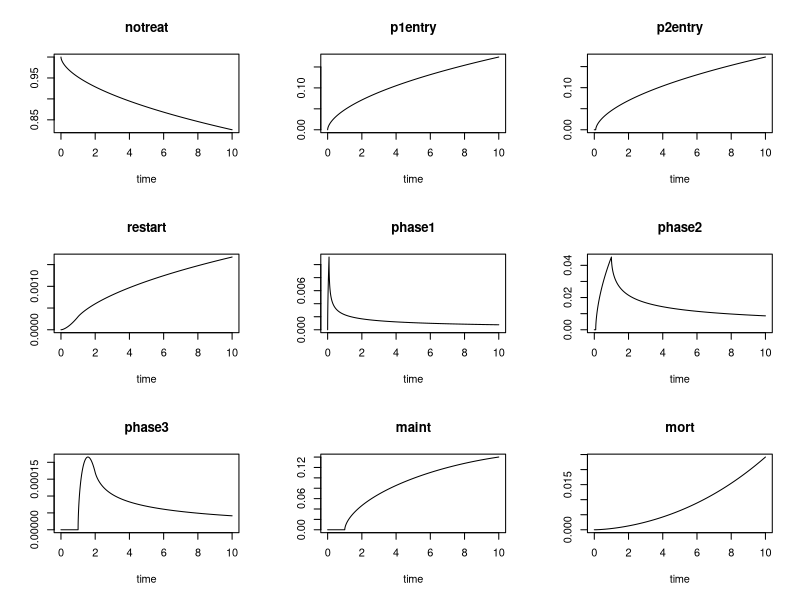
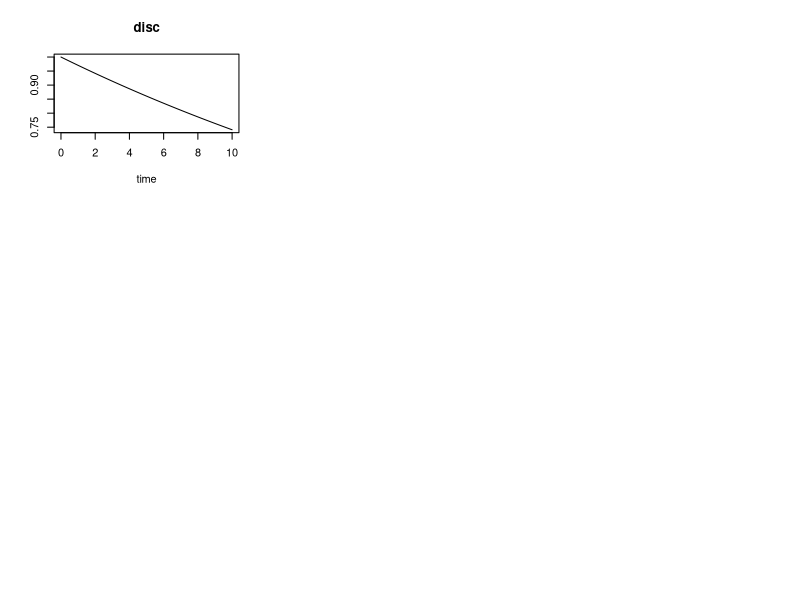

These charts were generated, in order, by the following R code:
library(deSolve)

inst_rate <- function(percent, timeframe)
{
  - log(1-percent) / timeframe
}

###################################
# Main model parameters
params = list(
    vPREDICTsens = 0.23,
    vPREDICTspec = 0.93,
    vProbabilityRead       = 1.00, # probability of physician using test results
    vProbabilityReactive   = 1.00, # Under reactive, probability of ordering test
    vProbabilityDAPTSwitch = 0.55, # Source: VUMC PREDICT DATA

    # Population-Level Allele Frequency Distribution
    vCYP2C19.Poor    = 0.21, # (0.15-0.40)
  
    # Indication Paramters (Weibull) source: VUMC data -- files is ./reference/WCS_KM_Distribution_Generation.pdf
    vDAPTShape = 0.59,
    vDAPTScale = 60475.53,
  
    # Stent Thrombosis: Event Rates and Relative Risks
    
    # Relative Risk of ST for patients with loss of function allele who are treated with 
    # Clopidogrel.
    vRR.ST.LOF = 1.75, #(1.50-2.03) High Discrimination Scenario =  2.81 (1.81-4.37)
    
    # The Stent Thrombosis Risks are drawn from a piecewise exponential with the following
    # durations and rates. 
    vRiskST30    = 0.0150, # (0.010-0.020)
    vRiskST365   = 0.0060, # (0.003-0.009)
    vRiskSTgt365 = 0.0022, # (0.001-0.003)
  
    vRR.ST.Alternate = 0.75,
    vRR.ST.Aspirin   = 1.29,

    vST.Case.Fatality = 0.20, #(15-30)
    vPrCABG.ST = 0.10,  # WHAT IS SOURCE?  CAN'T FIND IN ANNALS PAPER...

    # Myocardial Infarction: Event Rates and Relative Risks
    vRiskMI = 0.035, #(0.013-0.097)
    vRR.MI.Alternate =0.84, # (0.75-0.95)
    vPrCABG.MI = 0.08, # (4-12)
    vPrPCI.MI = 0.55, # (45-65)

    # Revascularization
    vRiskRV365   = 0.10, # (0.05-0.15)
    vRiskRVgt365 = 0.03, # (0.02-0.04)
    vPrCABG.RV   = .25, # (15-35)

    # Bleeding FIXME!!!
    vRiskBleed = 0,
    vRiskBleedFatal = 0,
    vRR.Alternative = 0,
    vRR.Fatal.Alternative = 0,
  
    vRiskCABGTIMImajor = 0.022, # (0.013-0.031) 
    vRR.RiskCABGTIMImajor.Alternate = 1.08, # (0.85-1.36)

    vRR.MI.LOF = 1.48, #(1.05-2.07) High Discrimination Scenario = 1.45 (1.09-1.92)
    vRR.Mort.LOF = 1.28, #(0.95-1.73) #Not sure how to use this one
    vRR.Bleed.LOF = 0.84, # (0.75-1.00)
  
    disc_rate = 0.03
)


# Estimated Vanderbilt Secular Death first 10 years See:Secular.html
drate <- function(t) inst_rate(0.01272623*exp(0.0940359*t), 1)

# Compute rate exposure for delay differential usage
F_drate <- Vectorize(function(t, years) {
  integrate(drate, lower=max(t-years, 0), upper=min(t, 100))$value
})

# This is for doing numberical integration of a set of numbers at an even interval
alt_simp_coef <- function(i)
{
  if (i < 8) stop("Invalid Simpson coefficient size")
  
  # pg.117 4.1.14, Numerical Recipes in C, 1st edition
  c(17/48, 50/48, 43/48, 49/48, rep(1, i-8), 49/48, 43/48, 50/48, 17/48) 
}

split <- function(params)
{
  # Probability of going on alternate given the parameters
  with(params, {
    vProbabilityReactive*vProbabilityDAPTSwitch*vCYP2C19.Poor
  })
}

pcirate <- function(t)
{
  rep(0.01, length(t))
}

F_pcirate <- function(t)
{
  integrate(pcirate, lower=max(t-1, 0), upper=min(t, 100))$value
}

###################################
# Numerical Delay Differential Equation
Clopidogrel <- function(t, y, params)
{
  with(as.list(c(y, params)), {

    r_d <- drate(t)
    
    # Start of therapy Weibull rate
    scale <- params$vDAPTScale/365
    shape <- params$vDAPTShape
    incoming <- if (t <= 0)     0 else notreat*shape * t^(shape - 1) / scale^shape
    # Starting 2nd 11 month phase of therapy (basically, minus mortality)
    start2   <- if (t < 30/365) 0 else lagderiv(t-30/365, 2)*exp(-F_drate(t, 30/365))
    # Available at end of 12 months of therapy (phase1+phase2) minus mortality
    avail3   <- if (t < 1)      0 else lagderiv(t-335/365,3)*exp(-F_drate(t, 335/365))
    # Those that finished therapy (minus PCI for last year)
    finish   <- avail3*exp(-F_pcirate(t))
    # Those that restart and continue therapy due to PCi
    start3   <- avail3 - finish
    
    # Those that finished 2nd therapy
    finish2  <- if (t < 1) 0 else lagderiv(t-1, 4)*exp(-F_drate(t, 1))

    list(c(
            notreat = -incoming,
            p1entry = incoming,
            p2entry = start2,
            restart = pcirate(t)*(phase1+phase2),
            phase1  = incoming - r_d*phase1 - start2,
            phase2  = start2   - r_d*phase2 - avail3,
            phase3  = start3   - r_d*phase3 - finish2,
            maint   = finish   - r_d*maint  + finish2,
            mort    = r_d*(phase1+phase2+phase3+maint),
            disc    = -disc_rate*disc            # Simple discount rate
          )
    )
  })
}

yinit <- c(notreat=1, p1entry=0, p2entry=0, restart=0,
           phase1=0,  phase2=0,   phase3=0, maint=0, mort=0, 
           disc=1)
times <- seq(0, 10, by=1/365)  # units of years, increments of days, everyone dies after 120, so simulation is cut short
system.time(out <- dede(yinit, times, Clopidogrel, params))

plot(out)

# Check sensibility, i.e. all occupancy buckets sum to 1
all(abs(rowSums(out[,c('notreat','phase1','phase2', 'phase3', 'maint', 'mort')]) - 1) < 1e-8)
